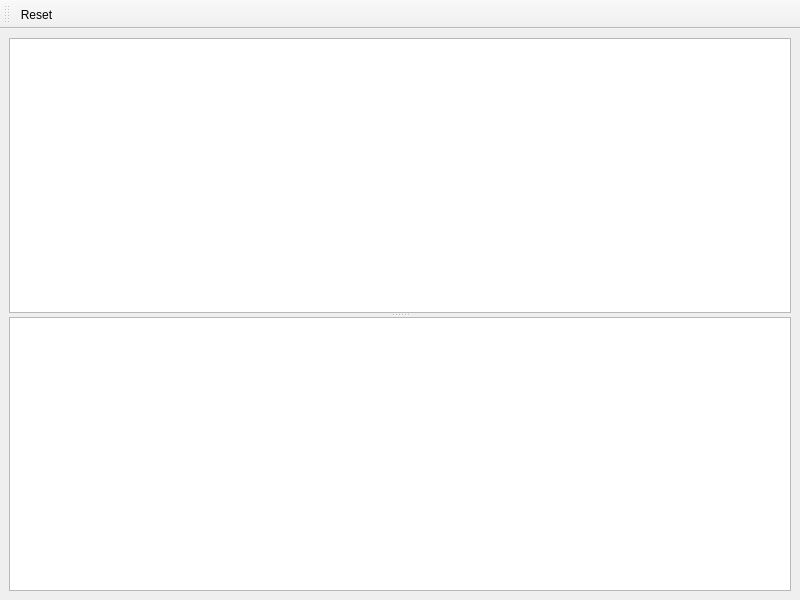
<?xml version="1.0" encoding="UTF-8"?>
<ui version="4.0">
 <class>QPythonREPL</class>
 <widget class="QMainWindow" name="QPythonREPL">
  <property name="geometry">
   <rect>
    <x>0</x>
    <y>0</y>
    <width>800</width>
    <height>600</height>
   </rect>
  </property>
  <property name="windowTitle">
   <string>CloudCompare - Python REPL</string>
  </property>
  <widget class="QWidget" name="centralwidget">
   <layout class="QVBoxLayout" name="verticalLayout">
    <item>
     <widget class="QSplitter" name="splitter">
      <property name="orientation">
       <enum>Qt::Vertical</enum>
      </property>
      <widget class="QListWidget" name="outputDisplay"/>
      <widget class="QPlainTextEdit" name="codeEdit">
       <property name="sizePolicy">
        <sizepolicy hsizetype="Expanding" vsizetype="Preferred">
         <horstretch>0</horstretch>
         <verstretch>0</verstretch>
        </sizepolicy>
       </property>
       <property name="minimumSize">
        <size>
         <width>0</width>
         <height>0</height>
        </size>
       </property>
       <property name="maximumSize">
        <size>
         <width>16777215</width>
         <height>16777215</height>
        </size>
       </property>
       <property name="baseSize">
        <size>
         <width>0</width>
         <height>20</height>
        </size>
       </property>
      </widget>
     </widget>
    </item>
   </layout>
  </widget>
  <widget class="QToolBar" name="toolBar">
   <property name="windowTitle">
    <string>toolBar</string>
   </property>
   <attribute name="toolBarArea">
    <enum>TopToolBarArea</enum>
   </attribute>
   <attribute name="toolBarBreak">
    <bool>false</bool>
   </attribute>
   <addaction name="resetAction"/>
  </widget>
  <action name="resetAction">
   <property name="text">
    <string>Reset</string>
   </property>
   <property name="toolTip">
    <string>Reset the REPL</string>
   </property>
  </action>
 </widget>
 <resources/>
 <connections/>
</ui>
